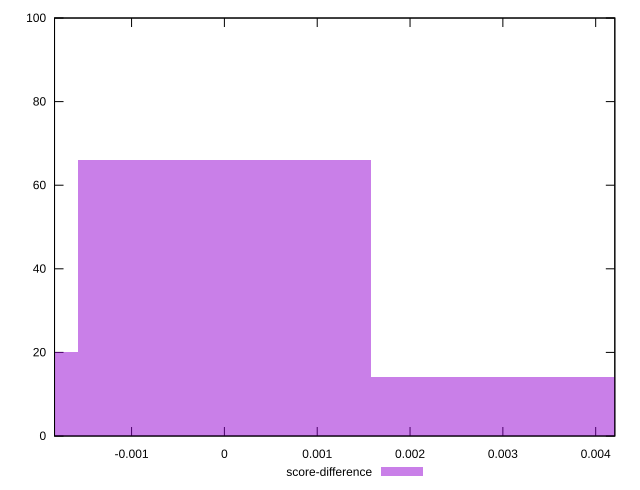

This figure's gnuplot source:
reset

$scoreDifference <<EOF
0 66
0.0031533731809528123 14
-0.0031533731809528123 20
EOF

set key outside below
set boxwidth 0.0031533731809528123
set xrange [-0.0018300064079479483:0.004206178855872267]
set yrange [0:100]
set trange [0:100]
set style fill transparent solid 0.5 noborder
set terminal svg size 640, 490 enhanced background rgb 'white'
set output "reprap/first-cpu-idle/samples/pages+cached+noexternal+nofonts/score-difference/histogram.svg"

plot $scoreDifference title "score-difference" with boxes

reset
